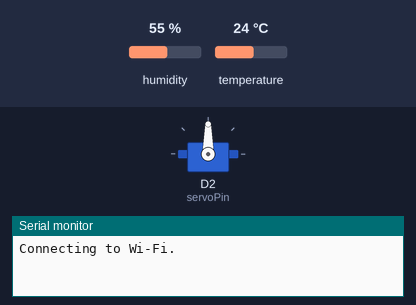
Recording of a sketch running on a simulated ESP8266 (NodeMCU). Shown: servo, the last lines printed to the serial monitor. The inputs (shaded band) are chosen by the test bench; at power-on: humidity 55 %, temperature 24 °C. WiFi joins after 1.5 s; servers stay silent unless stated; the Firebase database answers and starts empty.

Above: at 0.1 s.
At 3.0 s:
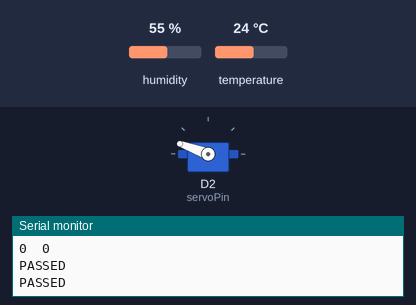
Timing chart, 0 to 4.5 s (numbered marks = the images above):
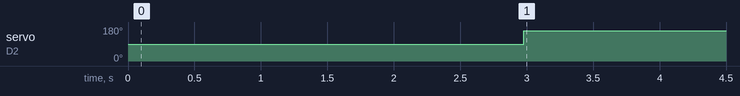

The sketch:

smart_window_ardu_.ino
```cpp
#include <DFRobot_DHT11.h>
#include <Servo.h>
#include <Arduino.h>
#if defined(ESP32)
#include <WiFi.h>
#elif defined(ESP8266)
#include <ESP8266WiFi.h>
#endif
#include <Firebase_ESP_Client.h>
#include "addons/TokenHelper.h"
#include "addons/RTDBHelper.h"
#define WIFI_SSID "bssm_free"
#define WIFI_PASSWORD "bssm_free"
#define API_KEY "AIzaSyAlUkKCjlnXXI15SUrLCWEaMPnHPkgg6sA"
#define DATABASE_URL "https://smart-window-72fb6-default-rtdb.firebaseio.com/"
FirebaseData fbdo;
FirebaseAuth auth;
FirebaseConfig config;
Servo myservo;
const int servoPin = D2;
DFRobot_DHT11 DHT;
#define DHT11_PIN D3
int pos = 0;                                               // 모터 위치를 확인하기 위해 변수를 선언
void setup() {
  Serial.begin(115200);
  pinMode (servoPin, OUTPUT);           // 모터 제어핀을 출력으로 설정
  myservo.attach(servoPin);
  WiFi.begin(WIFI_SSID, WIFI_PASSWORD);
  Serial.print("Connecting to Wi-Fi");
  while (WiFi.status() != WL_CONNECTED) {
    Serial.print(".");
    delay(300);
  }
  Serial.println();
  Serial.print("Connected with IP: ");
  Serial.println(WiFi.localIP());
  Serial.println();
  config.api_key = API_KEY;
  config.database_url = DATABASE_URL;
  if (Firebase.signUp(&config, &auth, "", "")) {
    Serial.println("ok");
  }
  else {
    Serial.printf("%s\n", config.signer.signupError.message.c_str());
  }
  config.token_status_callback = tokenStatusCallback;
  Firebase.begin(&config, &auth);
  Firebase.reconnectWiFi(true);
}
int temp, humi;
void loop() {
  temp = DHT.temperature;
  humi = DHT.humidity;
  DHT.read(DHT11_PIN);
  Serial.print(temp);
  Serial.print("  ");
  Serial.println(humi);
  delay(1000);
  if (Firebase.RTDB.setString(&fbdo, "/sensor/temp", String(temp))) {
    Serial.println("PASSED");
  }
  if (Firebase.RTDB.setString(&fbdo, "/sensor/humi", String(humi))) {
    Serial.println("PASSED");
  }
  if (Firebase.ready()) {
  if(Firebase.RTDB.getString(&fbdo, "/set/window") == 1)
      myservo.write(160);
  else
      myservo.attach(servoPin);
  }
}
```

Measured:
- by itself, servo on D2 (servoPin): 90° → 160° at 3.0 s
